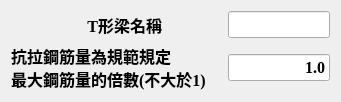
   <widget class="QWidget" name="layoutWidget">
    <property name="geometry">
     <rect>
      <x>30</x>
      <y>220</y>
      <width>341</width>
      <height>72</height>
     </rect>
    </property>
    <layout class="QGridLayout" name="gridLayout_3">
     <item row="0" column="0">
      <widget class="QLabel" name="lab_Tname_2">
       <property name="font">
        <font>
         <family>Times New Roman</family>
         <pointsize>12</pointsize>
         <weight>75</weight>
         <bold>true</bold>
        </font>
       </property>
       <property name="layoutDirection">
        <enum>Qt::LeftToRight</enum>
       </property>
       <property name="text">
        <string>T形梁名稱               </string>
       </property>
       <property name="alignment">
        <set>Qt::AlignRight|Qt::AlignTrailing|Qt::AlignVCenter</set>
       </property>
       <property name="buddy">
        <cstring></cstring>
       </property>
      </widget>
     </item>
     <item row="0" column="1">
      <widget class="QLineEdit" name="txb_Tname">
       <property name="font">
        <font>
         <family>Times New Roman</family>
         <pointsize>12</pointsize>
         <weight>75</weight>
         <bold>true</bold>
        </font>
       </property>
       <property name="alignment">
        <set>Qt::AlignRight|Qt::AlignTrailing|Qt::AlignVCenter</set>
       </property>
      </widget>
     </item>
     <item row="1" column="0">
      <widget class="QLabel" name="lab_Alpha">
       <property name="font">
        <font>
         <family>Times New Roman</family>
         <pointsize>12</pointsize>
         <weight>75</weight>
         <bold>true</bold>
        </font>
       </property>
       <property name="layoutDirection">
        <enum>Qt::LeftToRight</enum>
       </property>
       <property name="text">
        <string>抗拉鋼筋量為規範規定    
最大鋼筋量的倍數(不大於1)    </string>
       </property>
       <property name="alignment">
        <set>Qt::AlignLeading|Qt::AlignLeft|Qt::AlignVCenter</set>
       </property>
       <property name="buddy">
        <cstring></cstring>
       </property>
      </widget>
     </item>
     <item row="1" column="1">
      <widget class="QLineEdit" name="txb_Alpha">
       <property name="font">
        <font>
         <family>Times New Roman</family>
         <pointsize>12</pointsize>
         <weight>75</weight>
         <bold>true</bold>
        </font>
       </property>
       <property name="text">
        <string>1.0</string>
       </property>
       <property name="alignment">
        <set>Qt::AlignRight|Qt::AlignTrailing|Qt::AlignVCenter</set>
       </property>
      </widget>
     </item>
    </layout>
   </widget>
